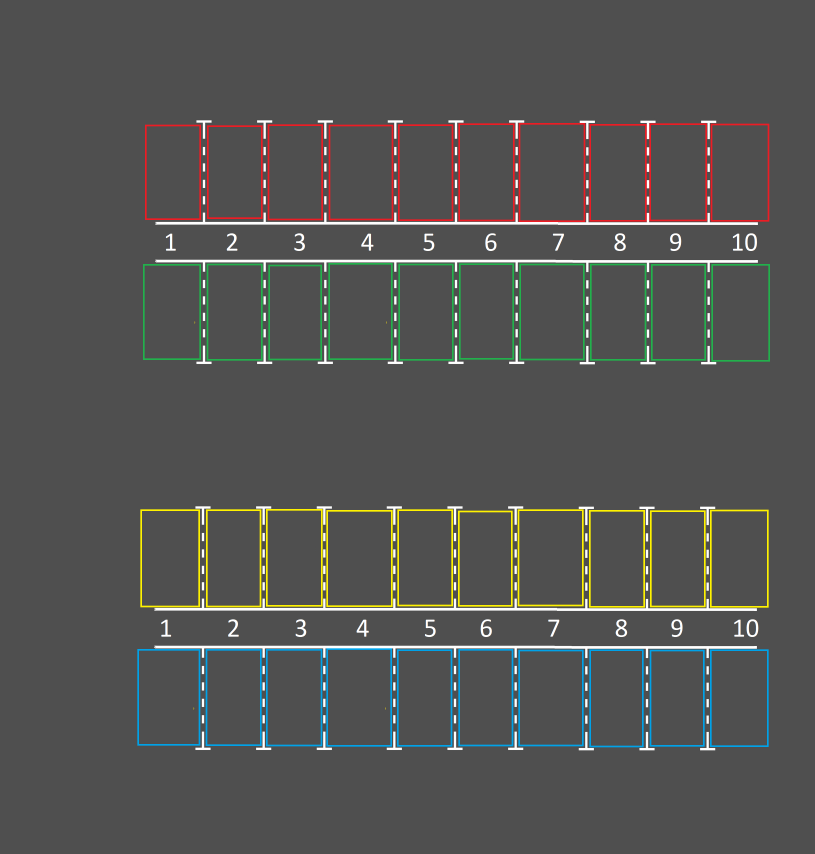
%> input picture Apart_Parking_Sistem V3/park.png, 2444 x 2560 px (shown at 1/3 size)
$ octave Apart_Parking_Sistem_V3.m   (GNU Octave 9; MATLAB toolbox functions it lacks are replaced by stand-ins)
%> lines starting %> are read from the running program, lines starting %| are printed output that depends on the picture
clear; clc; close all;
imPark=imread('park.png');
imRed=imread('red.png');
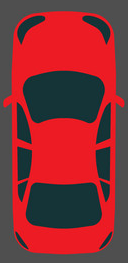
%> input picture Apart_Parking_Sistem V3/red.png, 128 x 263 px
%> imRed is the input picture: size 263x128x3 uint8; mean R, G, B 133.9, 48.2, 53
imRedR=imread('redR.png');
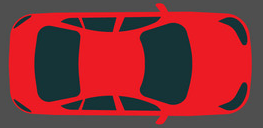
%> input picture Apart_Parking_Sistem V3/redR.png, 263 x 128 px
%> imRedR is the input picture: size 128x263x3 uint8; mean R, G, B 133.9, 48.2, 53
imBlue=imread('blue.png');
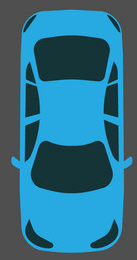
%> input picture Apart_Parking_Sistem V3/blue.png, 137 x 260 px
%> imBlue is the input picture: size 260x137x3 uint8; mean R, G, B 46.8, 110.5, 135
imBlueR=imread('blueR.png');
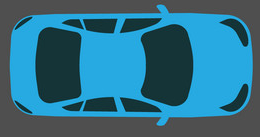
%> input picture Apart_Parking_Sistem V3/blueR.png, 260 x 137 px
%> imBlueR is the input picture: size 137x260x3 uint8; mean R, G, B 46.8, 110.5, 135
imGreen=imread('green.png');
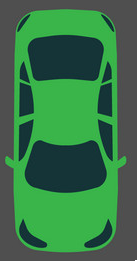
%> input picture Apart_Parking_Sistem V3/green.png, 137 x 261 px
%> imGreen is the input picture: size 261x137x3 uint8; mean R, G, B 54.9, 115, 70.6
%> (the run ends here)
